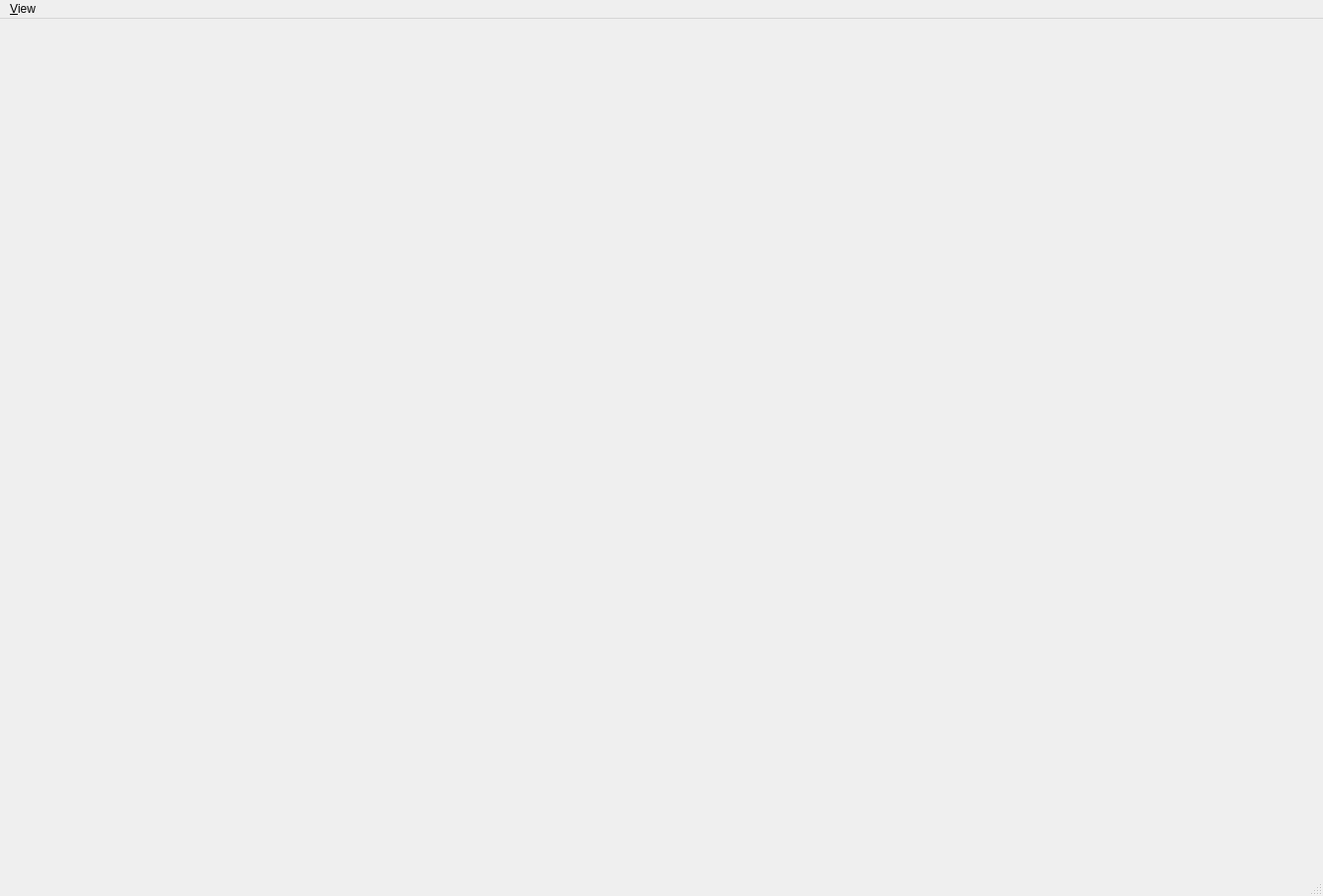
<?xml version="1.0" encoding="UTF-8"?>
<ui version="4.0">
 <class>AppletCentralWidget</class>
 <widget class="QMainWindow" name="AppletCentralWidget">
  <property name="geometry">
   <rect>
    <x>0</x>
    <y>0</y>
    <width>1339</width>
    <height>907</height>
   </rect>
  </property>
  <property name="windowTitle">
   <string>Ilastik Classification Workflow</string>
  </property>
  <widget class="QWidget" name="centralwidget">
   <layout class="QVBoxLayout" name="verticalLayout_3">
    <property name="margin">
     <number>0</number>
    </property>
    <item>
     <widget class="QSplitter" name="splitter">
      <property name="orientation">
       <enum>Qt::Horizontal</enum>
      </property>
      <widget class="VolumeEditorWidget" name="volumeEditorWidget" native="true">
       <property name="sizePolicy">
        <sizepolicy hsizetype="Expanding" vsizetype="Expanding">
         <horstretch>99</horstretch>
         <verstretch>0</verstretch>
        </sizepolicy>
       </property>
      </widget>
     </widget>
    </item>
   </layout>
  </widget>
  <widget class="QMenuBar" name="menuBar">
   <property name="geometry">
    <rect>
     <x>0</x>
     <y>0</y>
     <width>1339</width>
     <height>25</height>
    </rect>
   </property>
   <property name="nativeMenuBar">
    <bool>false</bool>
   </property>
   <widget class="QMenu" name="menuView">
    <property name="title">
     <string>&amp;View</string>
    </property>
    <addaction name="actionFitToScreen"/>
    <addaction name="actionToggleAllHuds"/>
    <addaction name="actionCenterAllImages"/>
    <addaction name="actionShowDebugPatches"/>
    <addaction name="separator"/>
    <addaction name="actionOnly_for_current_view"/>
    <addaction name="actionFitImage"/>
    <addaction name="actionToggleSelectedHud"/>
    <addaction name="actionCenterImage"/>
    <addaction name="actionReset_zoom"/>
    <addaction name="actionRubberBandZoom"/>
   </widget>
   <addaction name="menuView"/>
  </widget>
  <widget class="QStatusBar" name="statusbar"/>
  <action name="actionOpenFile">
   <property name="icon">
    <iconset>
     <normaloff>icons/document-open.png</normaloff>icons/document-open.png</iconset>
   </property>
   <property name="text">
    <string>&amp;Open File</string>
   </property>
   <property name="iconVisibleInMenu">
    <bool>true</bool>
   </property>
  </action>
  <action name="actionFitToScreen">
   <property name="icon">
    <iconset>
     <normaloff>icons/view-fullscreen.png</normaloff>icons/view-fullscreen.png</iconset>
   </property>
   <property name="text">
    <string>&amp;Zoom to &amp;fit</string>
   </property>
   <property name="toolTip">
    <string>Fit all</string>
   </property>
   <property name="iconVisibleInMenu">
    <bool>true</bool>
   </property>
  </action>
  <action name="actionQuit">
   <property name="icon">
    <iconset>
     <normaloff>icons/process-stop.png</normaloff>icons/process-stop.png</iconset>
   </property>
   <property name="text">
    <string>&amp;Quit</string>
   </property>
   <property name="iconVisibleInMenu">
    <bool>true</bool>
   </property>
  </action>
  <action name="actionShowDebugPatches">
   <property name="checkable">
    <bool>true</bool>
   </property>
   <property name="text">
    <string>&amp;Show Debug Patches</string>
   </property>
   <property name="shortcut">
    <string>Ctrl+D</string>
   </property>
   <property name="iconVisibleInMenu">
    <bool>false</bool>
   </property>
  </action>
  <action name="actionToggleAllHuds">
   <property name="text">
    <string>Toggle huds</string>
   </property>
   <property name="toolTip">
    <string>Hide or show all huds</string>
   </property>
  </action>
  <action name="actionOnly_for_current_view">
   <property name="enabled">
    <bool>true</bool>
   </property>
   <property name="text">
    <string>Only for selected view</string>
   </property>
   <property name="font">
    <font>
     <weight>75</weight>
     <italic>true</italic>
     <bold>true</bold>
    </font>
   </property>
   <property name="iconVisibleInMenu">
    <bool>true</bool>
   </property>
  </action>
  <action name="actionFor_all_axis">
   <property name="enabled">
    <bool>false</bool>
   </property>
   <property name="text">
    <string>For all axis</string>
   </property>
   <property name="font">
    <font>
     <weight>75</weight>
     <italic>true</italic>
     <bold>true</bold>
     <strikeout>false</strikeout>
    </font>
   </property>
   <property name="menuRole">
    <enum>QAction::TextHeuristicRole</enum>
   </property>
  </action>
  <action name="actionToggleSelectedHud">
   <property name="text">
    <string>Toggle hud</string>
   </property>
   <property name="toolTip">
    <string>toggle selected hud</string>
   </property>
   <property name="shortcut">
    <string>H</string>
   </property>
   <property name="shortcutContext">
    <enum>Qt::WidgetShortcut</enum>
   </property>
  </action>
  <action name="actionCenterAllImages">
   <property name="text">
    <string>Center Images</string>
   </property>
  </action>
  <action name="actionCenterImage">
   <property name="text">
    <string>Center Image</string>
   </property>
   <property name="shortcut">
    <string>C</string>
   </property>
   <property name="shortcutContext">
    <enum>Qt::WidgetShortcut</enum>
   </property>
  </action>
  <action name="actionFitImage">
   <property name="text">
    <string>Fit image</string>
   </property>
   <property name="toolTip">
    <string>fit image into view</string>
   </property>
   <property name="shortcut">
    <string>F</string>
   </property>
   <property name="shortcutContext">
    <enum>Qt::ApplicationShortcut</enum>
   </property>
  </action>
  <action name="actionReset_zoom">
   <property name="text">
    <string>Reset zoom</string>
   </property>
   <property name="toolTip">
    <string>reset zoom</string>
   </property>
   <property name="shortcut">
    <string>W</string>
   </property>
  </action>
  <action name="actionRubberBandZoom">
   <property name="text">
    <string>Rubber band zoom</string>
   </property>
   <property name="toolTip">
    <string>Zoom selected area</string>
   </property>
   <property name="shortcut">
    <string>R</string>
   </property>
  </action>
  <action name="actionOpenStack">
   <property name="icon">
    <iconset>
     <normaloff>icons/document-open.png</normaloff>icons/document-open.png</iconset>
   </property>
   <property name="text">
    <string>Open &amp;Stack</string>
   </property>
  </action>
 </widget>
 <customwidgets>
  <customwidget>
   <class>VolumeEditorWidget</class>
   <extends>QWidget</extends>
   <header>volumina.volumeEditorWidget</header>
  </customwidget>
 </customwidgets>
 <resources/>
 <connections/>
</ui>
